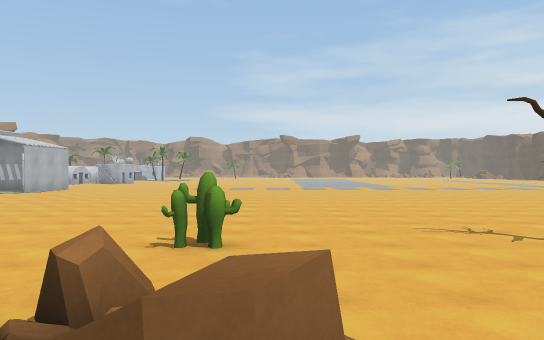
view 1 (above)

24 first-person views from a walk through a Unity game level. The camera is 1.4 m above the floor, looks level and sees 70° across. The floor is counted in squares, 2 m on a side. Each view is taken from the middle of a square. On the plan, view 1 faces up. The plan holds only what a view shows up to about 11 squares ahead; the rest is blank. The place goes on beyond the plan. The player is left out. Surface patterns are stand-ins for the level's own textures.

view 2
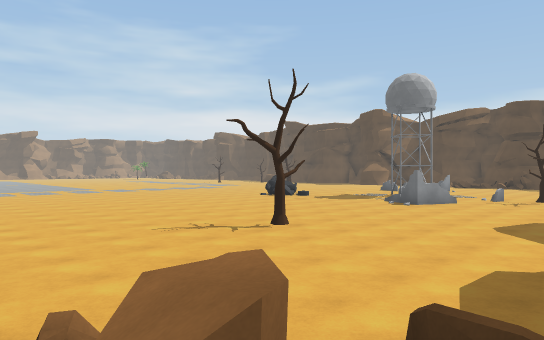

view 3
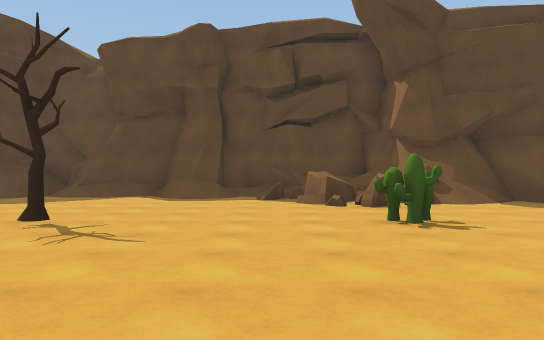

view 4
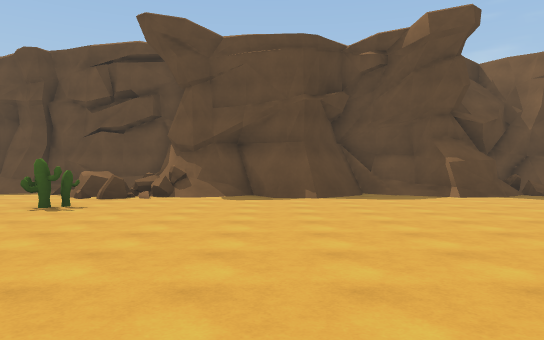

view 5
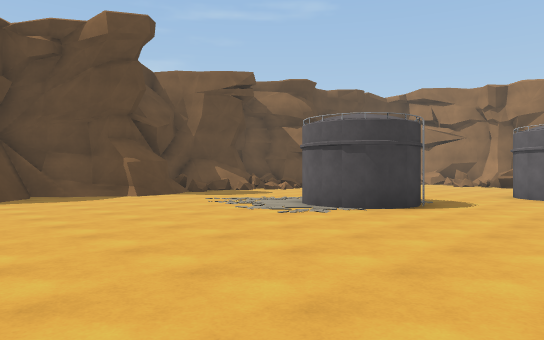

view 6
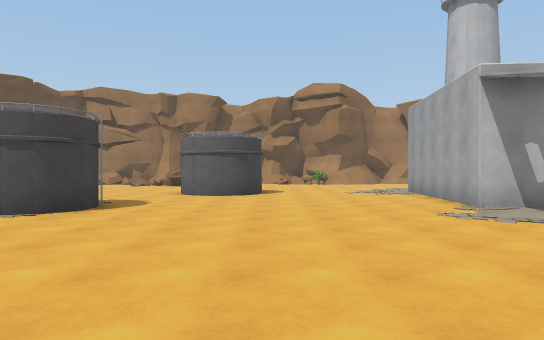

view 7
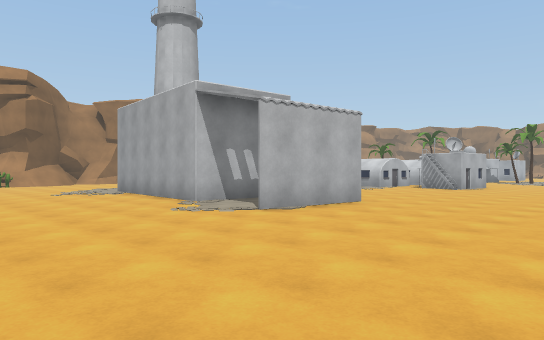

view 8
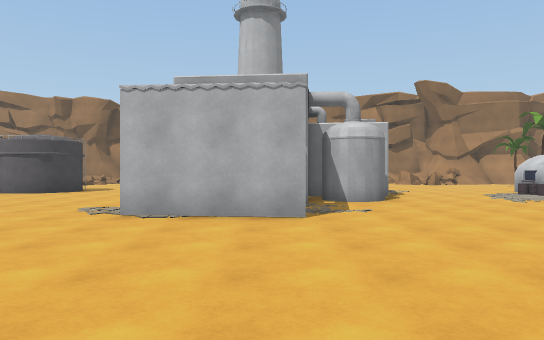

view 9
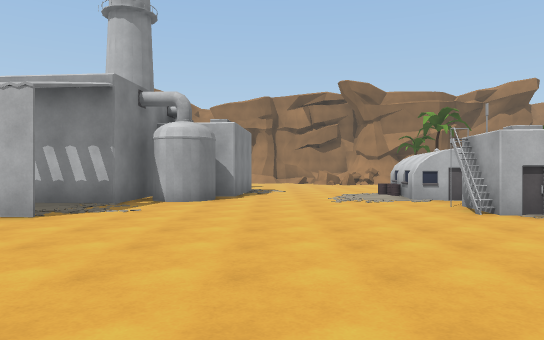

view 10
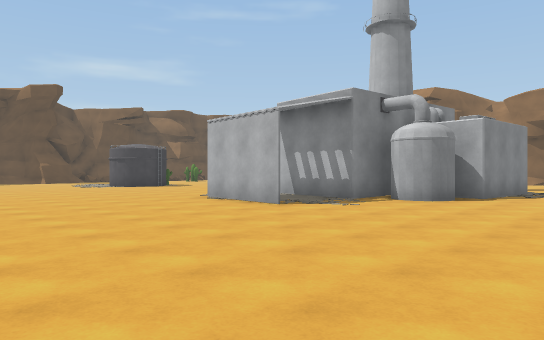

view 11
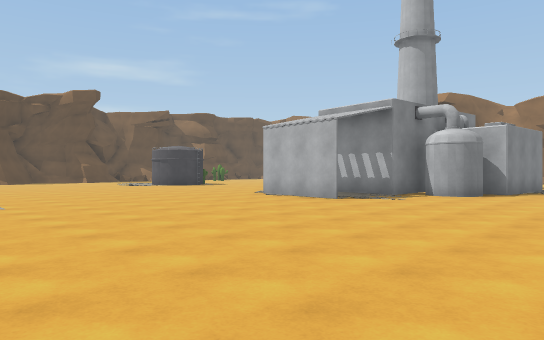

view 12
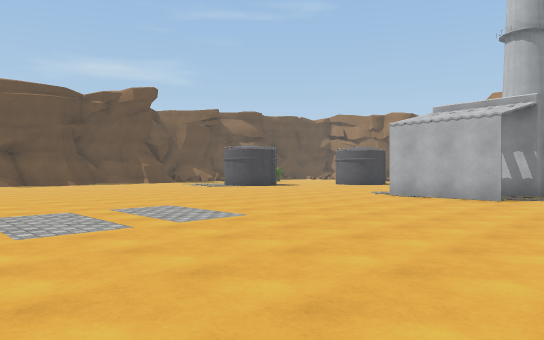

view 13
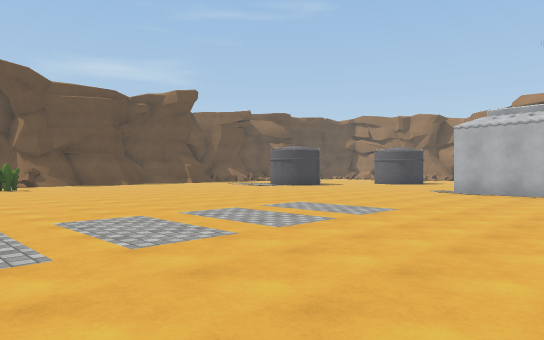

view 14
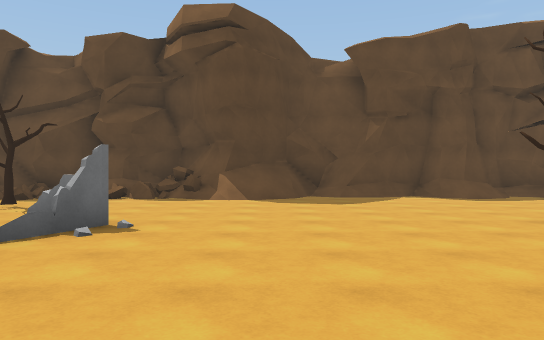

view 15
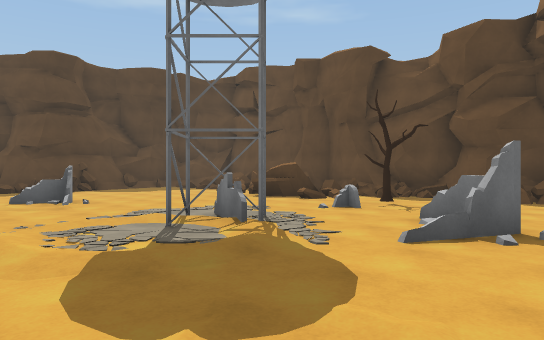

view 16
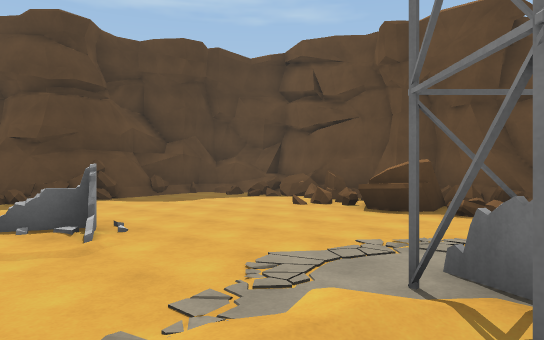

view 17
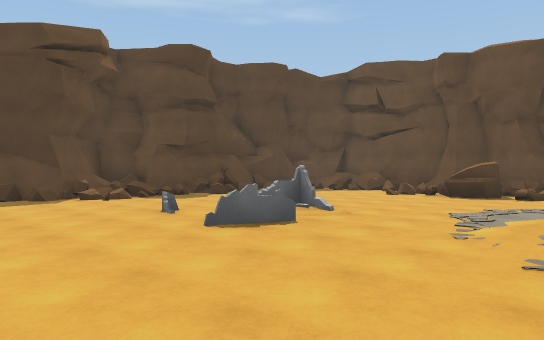

view 18
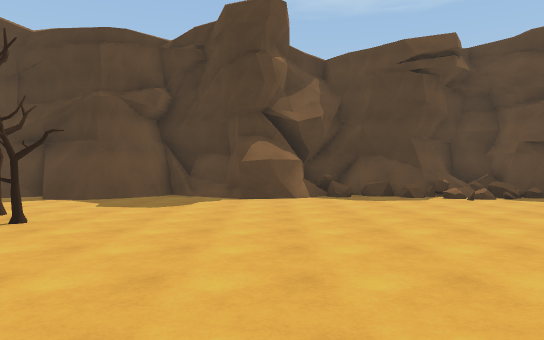

view 19
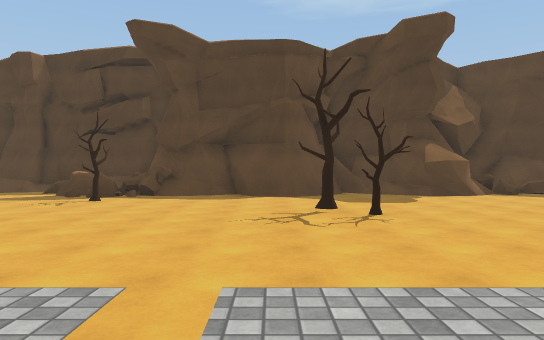

view 20
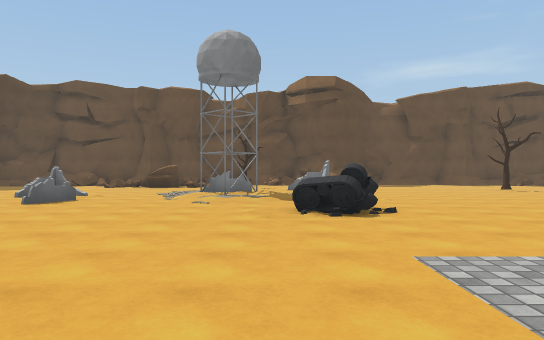

view 21
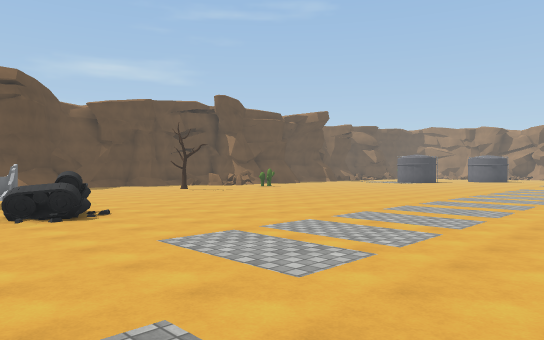

view 22
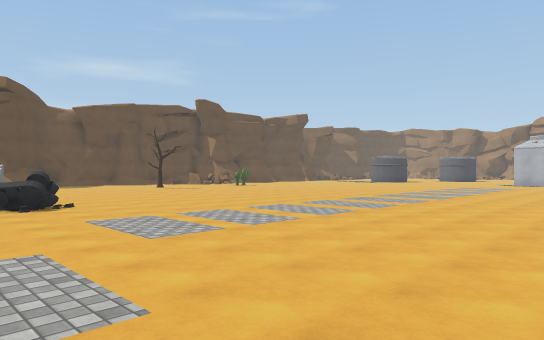

view 23
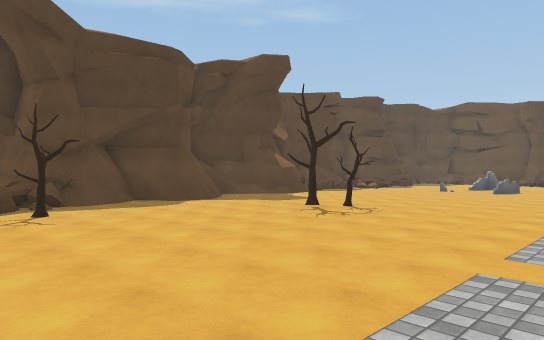

view 24
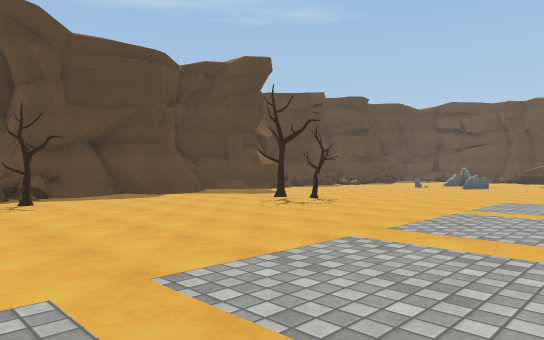

### Floor plan
Key: @ floor where view 1 was taken; # wall or solid block; . main floor; : floor 0.25 m higher than the main floor; / step, stairs or slope; = window, fence, low wall or low ledge; ^ raised ledge; C cactus; T tree; B building.
Columns run from 16 left of view 1 to 23 right of it. Each row starts with its distance up from view 1.
 25  BBB.B...                   /:/..   ...=
 24  ............ .             ///.......=^
 23  .............              /:/......T##
 22 ...............             ///........#
 21 ###............ .         .. :/......../
 20   ##............. .  ......./:/........#
 19   ###......................./:/........#
 18     #.#...................../:/....T...#
 17    ##.#......:.::.:://://://......T.....
 16 #.##..#......:.::.:://://://............
 15 .......................................#
 14 .......................................#
 13 .......................................#
 12 ...........................^...........=
 11 #..........................#............
 10 #..........................:.....=.=...=
  9 ............................//...=.....=
  8 ... ##......................///...=....=
  7      #....................../#/........#
  6     .........................#/.......=#
  5     ...........C....T......#...........#
  4     .........................=........./
  3      ........................T..=/.....
  2     .##../##./=#=..............##/=...
  1     =##//#######^=......//....#== #^==
  0       ####    ^/@//#.#=//#===#=# ####
 -1               ^#^##############    #

Where each view was taken, in squares from view 1:
view 1: 0 up, 0 right, facing up
view 2: 0 up, 1 left, facing up-right
view 3: 10 up, 1 right, facing down
view 4: 12 up, 5 left, facing down
view 5: 12 up, 5 left, facing down-left
view 6: 12 up, 5 left, facing left
view 7: 11 up, 5 left, facing up-left
view 8: 18 up, 4 left, facing left
view 9: 22 up, 4 left, facing left
view 10: 24 up, 4 left, facing down-left
view 11: 24 up, 2 left, facing down-left
view 12: 21 up, 0 right, facing down-left
view 13: 20 up, 2 right, facing down-left
view 14: 10 up, 8 right, facing down
view 15: 10 up, 9 right, facing down-right
view 16: 9 up, 13 right, facing down-right
view 17: 13 up, 13 right, facing down-right
view 18: 14 up, 13 right, facing right
view 19: 19 up, 12 right, facing right
view 20: 18 up, 12 right, facing down
view 21: 19 up, 13 right, facing down-left
view 22: 21 up, 13 right, facing down-left
view 23: 25 up, 13 right, facing down-right
view 24: 25 up, 12 right, facing down-right
